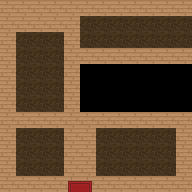

This is a level from a 2D game, rendered from its Tiled map with the project's own tilesets. A one-line summary and the complete map file follow:
An orthogonal 12x12 tile map with 16x16 px tiles, 2 tile layers (underterrain, terrain) and 13 objects.

<map version="1.0" orientation="orthogonal" renderorder="right-down" width="12" height="12" tilewidth="16" tileheight="16" nextobjectid="40">
 <tileset firstgid="1" name="tileset" tilewidth="16" tileheight="16" tilecount="100" columns="10">
  <image source="../tileset.png" width="160" height="160" />
  <tile id="8">
   <properties>
    <property name="dest" value="single" />
    <property name="door" value="0" />
   </properties>
  </tile>
 </tileset>
 <layer name="underterrain" width="12" height="12">
  <data encoding="csv">
0,0,0,0,0,0,0,0,0,0,0,0,
0,0,0,0,0,0,0,0,0,0,0,0,
0,0,0,0,0,0,0,0,0,0,0,0,
0,0,0,0,0,0,0,0,0,0,0,0,
0,0,0,0,0,0,0,0,0,0,0,0,
0,0,0,0,0,0,0,0,0,0,0,0,
0,0,0,0,0,0,0,0,0,0,0,0,
0,0,0,0,0,0,0,0,0,0,0,0,
0,0,0,0,0,0,0,0,0,0,0,0,
0,0,0,0,0,0,0,0,0,0,0,0,
0,0,0,0,0,0,0,0,0,0,0,0,
0,0,0,0,18,18,0,0,0,0,0,0
</data>
 </layer>
 <layer name="terrain" width="12" height="12">
  <data encoding="csv">
18,18,18,18,18,18,18,18,18,18,18,18,
18,18,18,18,18,3,3,3,3,3,3,3,
18,3,3,3,18,3,3,3,3,3,3,3,
18,3,3,3,18,18,18,18,18,18,18,18,
18,3,3,3,18,1,1,0,0,0,0,0,
18,3,3,3,18,1,1,0,0,0,0,0,
18,3,3,3,18,1,1,0,0,0,0,0,
18,18,18,18,18,18,18,18,18,18,18,18,
18,3,3,3,18,18,3,3,3,3,3,18,
18,3,3,3,18,18,3,3,3,3,3,18,
18,3,3,3,18,18,3,3,3,3,3,18,
18,18,18,18,19,2147483667,18,18,18,18,18,18
</data>
 </layer>
 <objectgroup name="objects">
  <object id="21" gid="9" x="157.5" y="131.75" width="16" height="16" rotation="90" />
  <object id="22" gid="9" x="105.173" y="148.022" width="16" height="16" rotation="-7.8849" />
  <object id="23" gid="1073741833" x="135.677" y="175.148" width="16" height="16" rotation="-25.2488" />
  <object id="24" gid="9" x="63.4865" y="159.549" width="16" height="16" rotation="-148.813" />
  <object id="25" gid="2147483657" x="24.75" y="50.25" width="16" height="16" />
  <object id="26" gid="1073741833" x="37.25" y="98.75" width="16" height="16" rotation="30" />
  <object id="27" gid="1073741833" x="42.7216" y="60.65" width="16" height="16" rotation="77.627" />
  <object id="28" gid="9" x="23.3344" y="86.2034" width="16" height="16" rotation="-26.0954" />
  <object id="31" gid="9" x="102.225" y="33.0181" width="16" height="16" rotation="268.362" />
  <object id="33" gid="9" x="164.75" y="40.25" width="16" height="16" />
  <object id="36" gid="9" x="129.123" y="23.1694" width="16" height="16" rotation="79.0247" />
  <object id="37" gid="2147483657" x="35.6693" y="149.21" width="16" height="16" rotation="-97.0327" />
 </objectgroup>
 <objectgroup name="buildings">
  <object id="8" x="64" y="176" width="32" height="16">
   <properties>
    <property name="door-id" value="-1" />
    <property name="door-orientation" value="N" />
   </properties>
  </object>
 </objectgroup>
</map>
